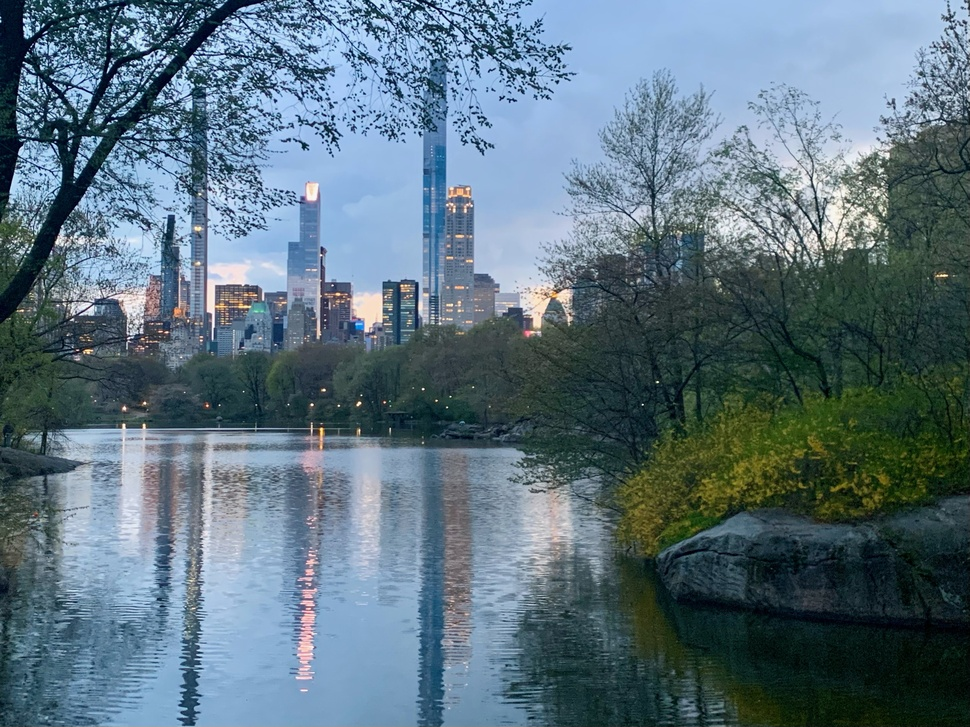
#> input picture uws.jpeg, 970 x 727 px, shrunk from 3897 x 2923 before the run
$ python rotation.py
#> lines starting #> are read from the running program, lines starting #| are printed output that depends on the picture
#%%
from PIL import Image
import numpy as np
import math

# %%
myimage=Image.open('uws.jpeg')
#> myimage is the input picture: PIL image 970x727 RGB; mean R, G, B 91.8, 114, 126.6
# %%
myimage.show()
# %%
myimage.size
# %%
myimage.format
# %%
myarray=np.array(myimage)
# %%
myarray.shape
# %%
myimage2=Image.fromarray(myarray)
# %%
myimage2.show()
# %%
a=np.ones(10000).reshape(10,1000)
a=a/2
b=Image.fromarray(a)
b.show()
# %%
myimage
# %%
#myarray[100:400,100:400]
b=myimage.convert('L')
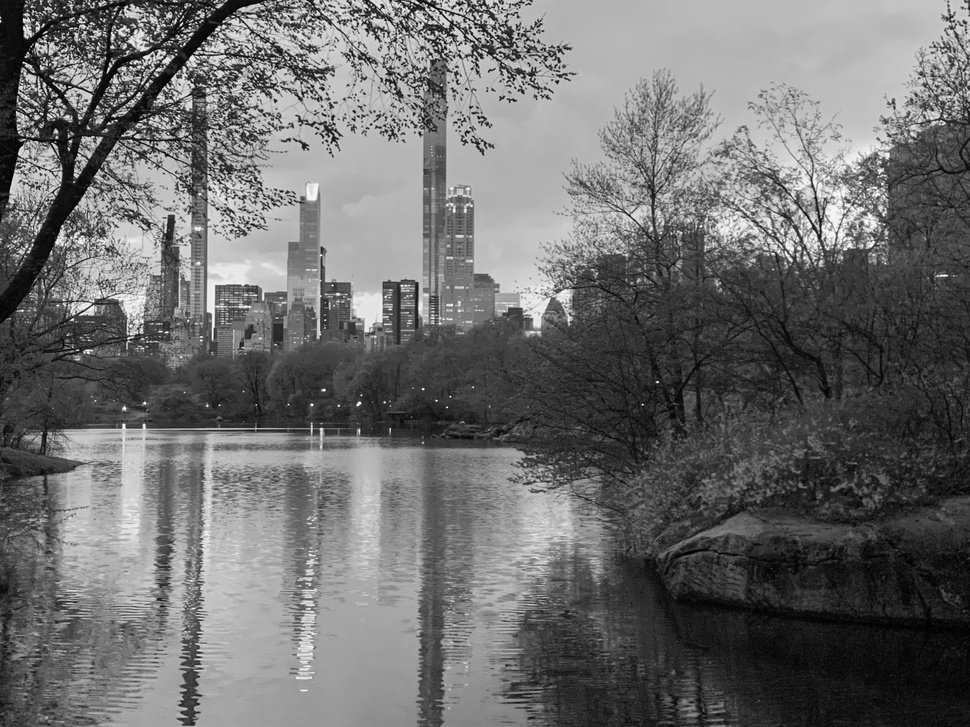
#> b: PIL image 970x727 L; min 0, max 255, mean 108.8
# %%
a=np.array(b)
# %%
a.shape
# %%
a
# %%
x=np.zeros((2,3))
# %%
x[:,0] =[1,2]
x[:,0].shape
# %%
x
# %%
